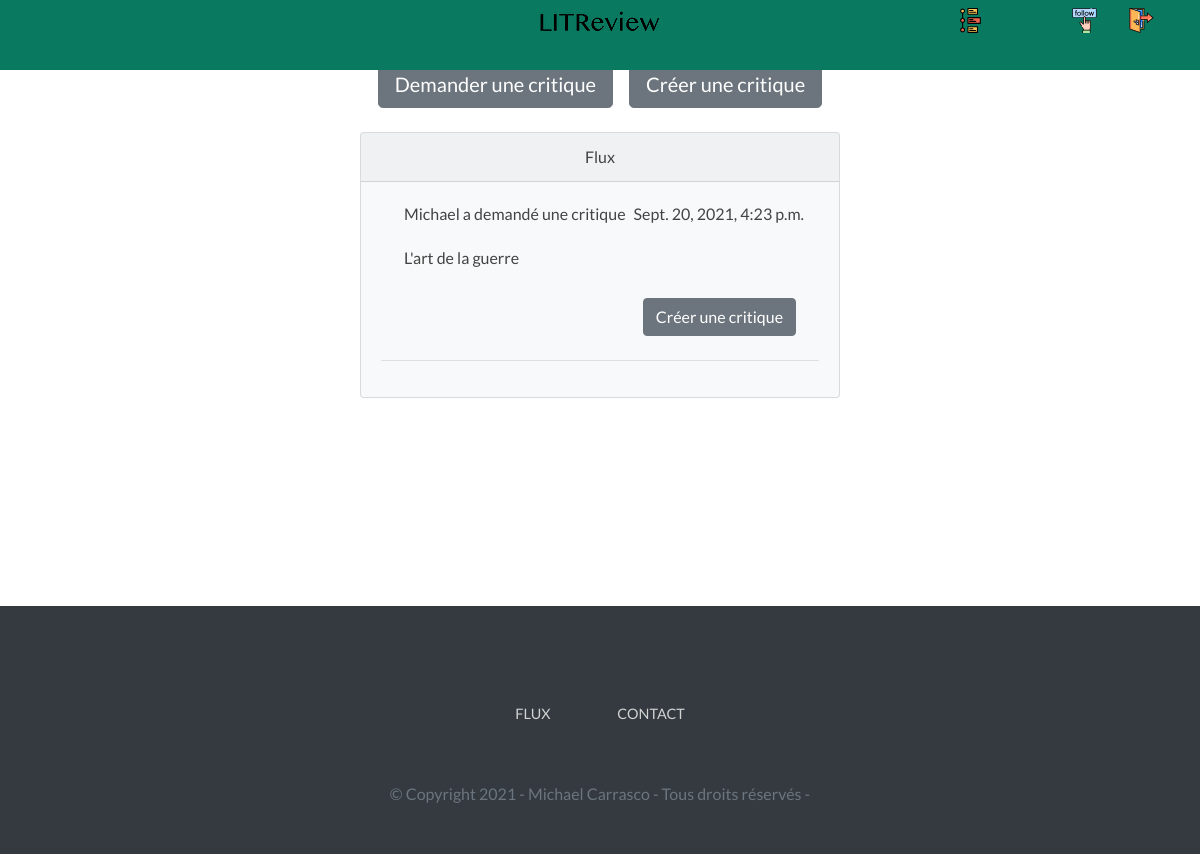
/feed/ (signed in), run on an earlier commit of the app's database.
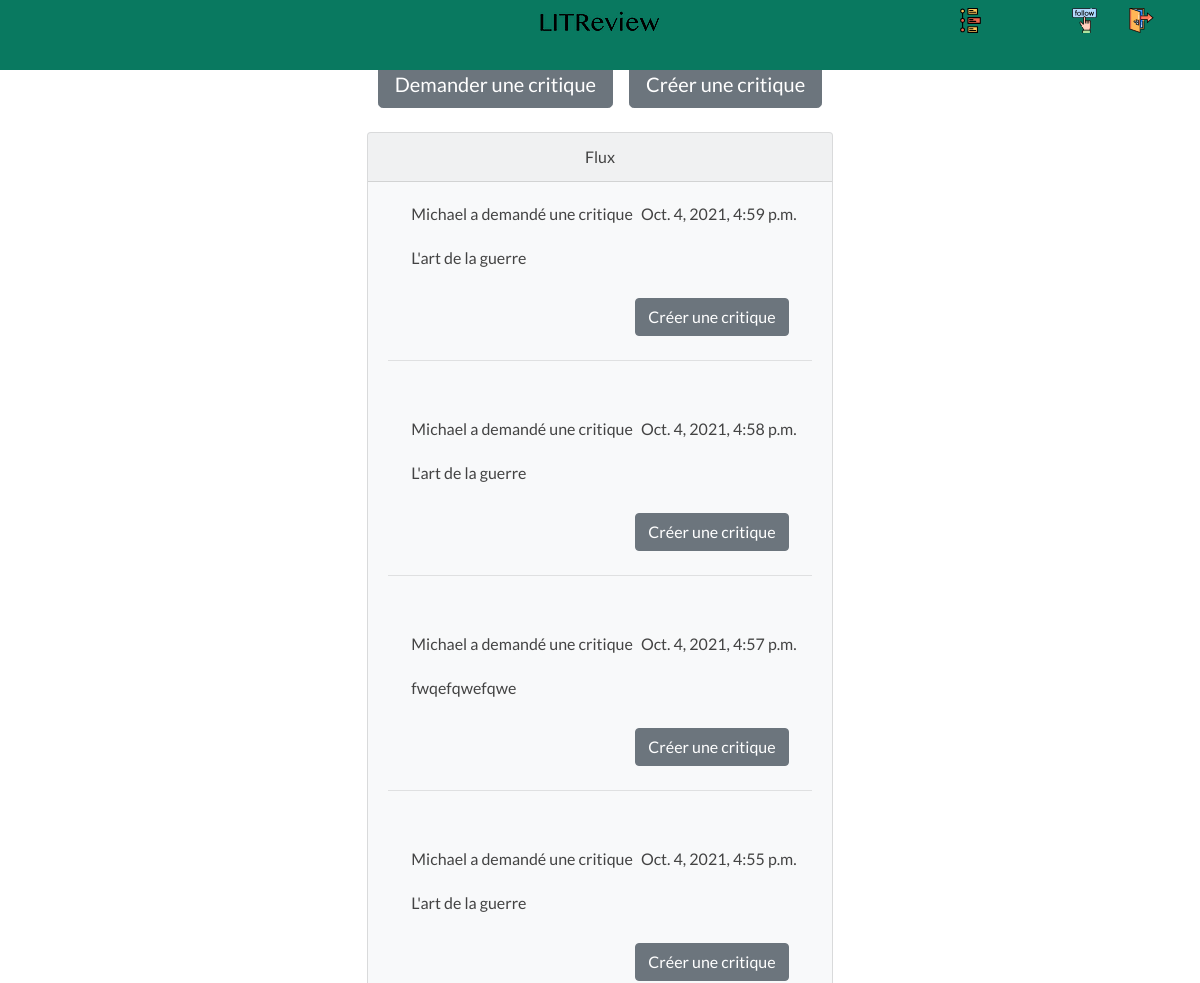
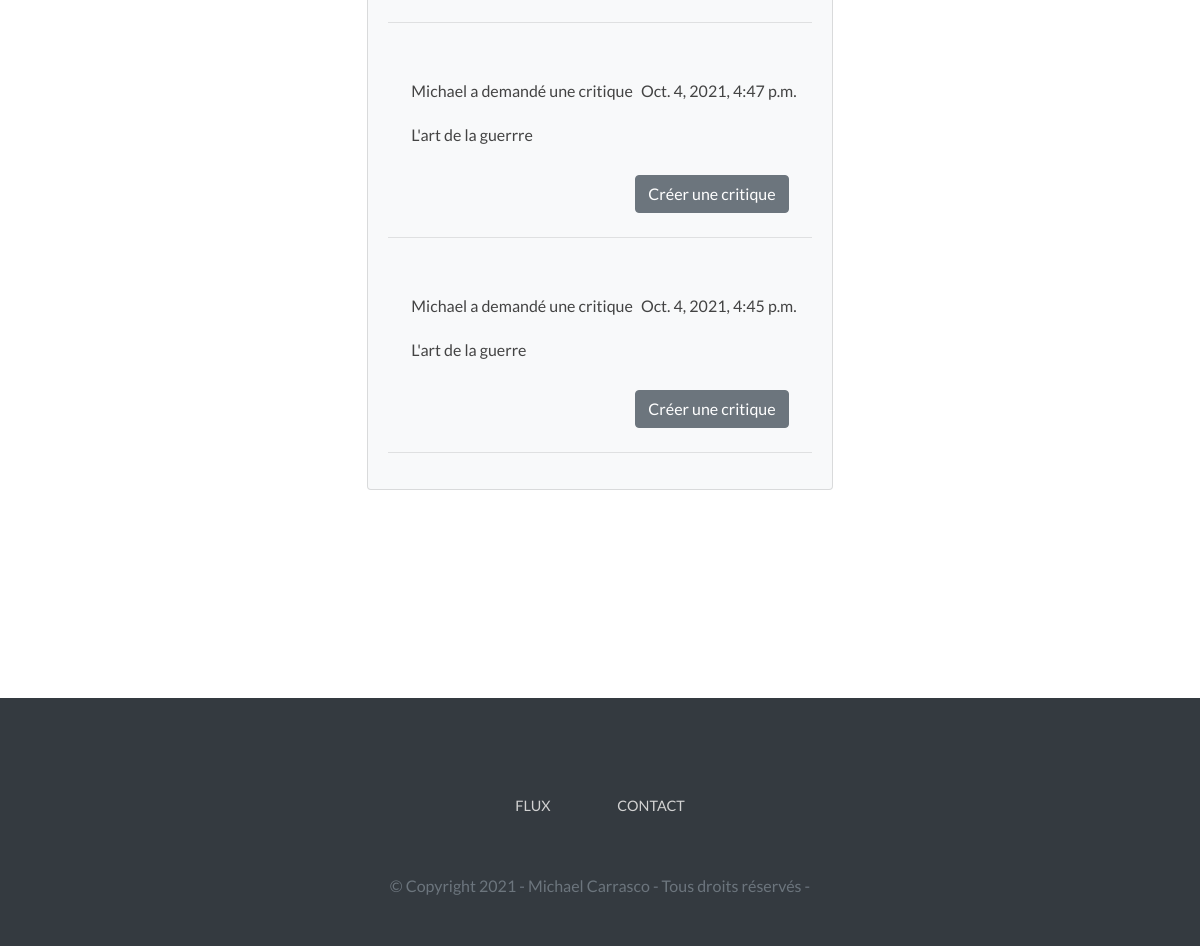
And on a later commit of the database (2 pictures, top to bottom).
### app/models.py (models this page shows)
class Ticket(models.Model):
    title = models.CharField(max_length=128)
    description = models.TextField(max_length=2048, blank=True)
    user = models.ForeignKey(
        to=settings.AUTH_USER_MODEL,
        on_delete=models.CASCADE
    )
    image = models.ImageField(
        null=True,
        blank=True,
        upload_to='images/',
        default='images/default.jpeg'
    )
    time_created = models.DateTimeField(auto_now_add=True)

### app/views.py (the view)
# urls.py: path('feed/', views.feed_view, name='feed'),
@login_required(login_url='feed')
def feed_view(request):
    tickets = list(Ticket.objects.all())
    reviews = list(Review.objects.all())
    tickets_and_reviews = sorted(
        tickets + reviews,
        key=lambda item: item.time_created,
        reverse=True
    )
    context = {"tickets_and_reviews": tickets_and_reviews}
    return render(request, 'feed.html', context)

### app/templates/feed.html (shortened to what the changed rows need)
{% extends 'base_index.html' %}
{% load static %}
{% block content %}
    {% url "new_review_request" as new_review_request_url %}
    {% url "new_review_without_ticket" as new_review_without_ticket_url %}
    <div id="block-content-home">
        <div id="content-def-bp">
            <div class="center-block text-center">
                <div class="col d-flex justify-content-center mb-4">
                    <div class="card bg-light mb-3">
                        {% for item in tickets_and_reviews %}
                            {% if item.rating %}
                                <div class="card-body">
                                    <div class="col d-flex justify-content-between mb-2">
                                        {% if user == item.user %}
                                            <p class="card-title ml-2">Vous avez publié une critique</p>
                                        {% else %}
                                            <p class="card-title ml-2">{{ item.user }} a publié une critique</p>
                                        {% endif %}
                                        <p class="card-title mr-2">{{ item.time_created }}</p>
                                    </div>
                                    <div class="col d-flex mb-2">
                                        <p class="card-title ml-2">{{ item.headline }}</p>
                                        <div class="django-starfield" id="django-starfield-newreview-rating">
                                            {% widthratio item.rating 1 -1 as negative_item_rating %}
                                            {% with rest=negative_item_rating|add:"5" %}
                                                {% if rest %}
                                                    {% for i in "x"|rjust:rest %}
                                                        <label for="newreview-rating-{{ forloop.counter }}" style="color:lightgray;"></label>
                                                    {% endfor %}
                                                {% endif %}
                                            {% endwith %}
                                            {% for i in "x"|rjust:item.rating %}
                                                <label for="newreview-rating-{{ forloop.counter }}" style="filter:none"></label>
                                            {% endfor %}
                                        </div>
                                    </div>
                                    <div class="col d-flex mb-2">
                                        <p class="card-title ml-2">{{ item.body }}</p>
                                    </div>
                                    <div class="card text-white bg-success mb-3">
                                        <div class="card-body">
                                            <div class="col d-flex mb-2">
                                                <p class="card-title ml-2">Ticket -</p>
                                                {% if item.ticket.user != user %}
                                                    <p class="card-title ml-2">{{ item.ticket.user }}</p>
                                                {% else %}
                                                    <p class="card-title ml-2">Vous</p>
                                                {% endif %}
                                            </div>
                                            <div class="col d-flex mb-2">
                                                <p class="card-title ml-2">{{ item.ticket.title }}</p>
                                            </div>
                                            <div class="col d-flex mb-2">
                                                {% if item.ticket.image %}
                                                    <img class="img-max" src="{{ item.ticket.image.url }}" alt="{{ item.ticket.image }}"/>
                                                {% endif %}
                                            </div>
                                        </div>
                                    </div>
                                    <hr class="mt-4"/>
                                </div>
                            {% else %}
                                <div class="card-body">
                                    <div class="col d-flex justify-content-between mb-2">
                                        {% if user == item.user %}
                                            <p class="card-title ml-2">Vous avez demandé une critique</p>
                                        {% else %}
                                            <p class="card-title ml-2">{{ item.user }} a demandé une critique</p>
                                        {% endif %}
                                        <p class="card-text ml-2">{{ item.time_created }}</p>
                                    </div>
                                    <div class="col d-flex mb-2">
                                        <p class="card-title ml-2">{{ item.title }}</p>
                                    </div>
                                    <div class="col d-flex justify-content-end mb-2">
                                        <a class="btn btn-secondary btn-md mr-2" href="{% url "new_review_with_ticket" ticket_id=item.id %}">Créer une critique</a>
                                    </div>
                                    <hr class="mt-4"/>
                                </div>
                            {% endif %}
                        {% endfor %}
                    </div>
                </div>
            </div>
        </div>
    </div>
{% endblock content %}

What changed in the data, as far as the page shows it:
removed Ticket: user "Michael", time_created "Sept. 20, 2021, 4:23 p.m.", title "L'art de la guerre"
added Ticket: user "Michael", time_created "Oct. 4, 2021, 4:59 p.m.", title "L'art de la guerre"
added Ticket: user "Michael", time_created "Oct. 4, 2021, 4:58 p.m.", title "L'art de la guerre"
added Ticket: user "Michael", time_created "Oct. 4, 2021, 4:57 p.m.", title "fwqefqwefqwe"
added Ticket: user "Michael", time_created "Oct. 4, 2021, 4:55 p.m.", title "L'art de la guerre"
added Ticket: user "Michael", time_created "Oct. 4, 2021, 4:47 p.m.", title "L'art de la guerrre"
added Ticket: user "Michael", time_created "Oct. 4, 2021, 4:45 p.m.", title "L'art de la guerre"
